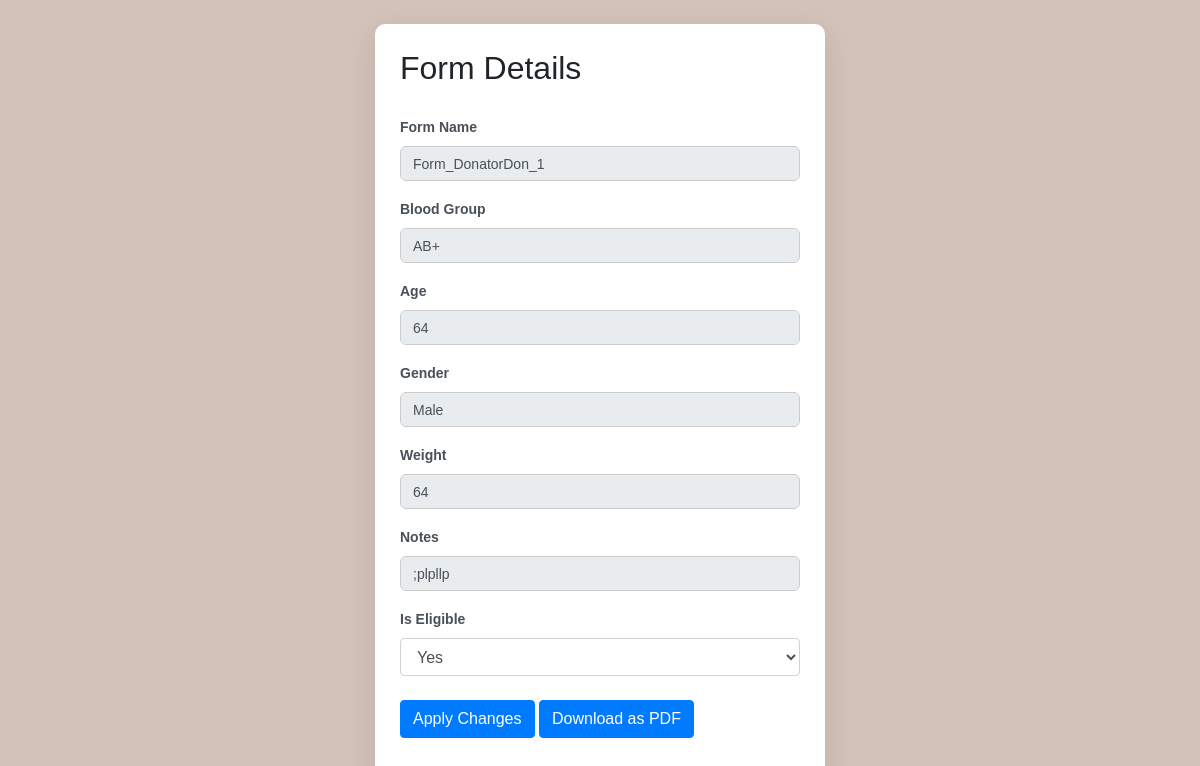
The page /view/form/1 on the database its author committed.
### models/eligibility_form.py (models this page shows)
class EligibilityForm(db.Model):
    __tablename__ = 'EligibilityForm'
    FormID = db.Column(db.Integer, primary_key=True, autoincrement=True)
    DonorID = db.Column(db.Integer, db.ForeignKey('Donor.DonorID', ondelete='CASCADE'))
    FormName = db.Column(db.String(50), nullable=False)
    BloodGroup = db.Column(db.String(5), nullable=False)
    Age = db.Column(db.Integer, nullable=False)
    Gender = db.Column(db.String(10), nullable=False)
    Weight = db.Column(db.Integer, nullable=False)
    Notes = db.Column(db.Text, nullable=False)
    IsEligible = db.Column(db.Boolean, default=True)
    donor = db.relationship('Donor', backref='eligibility_forms', lazy=True)

### controllers/formular_controller.py (the view)
    @app.route('/view/form/<int:id>', methods=['GET'])
    def form_details(id: int):
        form = EligibilityForm.query.get_or_404(id)
        return render_template('assistant/form_view.html', form=form)

### templates/assistant/form_view.html (shortened to what this page needs)
<!DOCTYPE html>
<html lang="en">
<head>
    <link rel="stylesheet" href="https://stackpath.bootstrapcdn.com/bootstrap/4.5.2/css/bootstrap.min.css">
    <link rel="stylesheet" href="/static/styles.css">
</head>
<body>
    <div class="container mt-4">
        <h2>Form Details</h2>
        <form method="POST" action="/update/form/{{ form.FormID }}">
            <label for="form_name">Form Name</label>
            <input type="text" id="form_name" name="form_name" value="{{ form.FormName }}" class="form-control mb-3" readonly>
            <label for="blood_group">Blood Group</label>
            <input type="text" id="blood_group" name="blood_group" value="{{ form.BloodGroup }}" class="form-control mb-3" readonly>
            <label for="age">Age</label>
            <input type="number" id="age" name="age" value="{{ form.Age }}" class="form-control mb-3" readonly>
            <label for="gender">Gender</label>
            <input type="text" id="gender" name="gender" value="{{ form.Gender }}" class="form-control mb-3" readonly>
            <label for="weight">Weight</label>
            <input type="number" id="weight" name="weight" value="{{ form.Weight }}" class="form-control mb-3" readonly>
            <label for="notes">Notes</label>
            <input type="text" id="notes" name="notes" value="{{ form.Notes }}" class="form-control mb-3" readonly>
            <label for="eligibility">Is Eligible</label>
            <select id="eligibility" name="eligibility" class="form-control mb-3" required>
                <option value="true" {% if form.IsEligible %}selected{% endif %}>Yes</option>
            </select>
            <div class="mt-4">
                <button type="submit" class="btn btn-primary">Apply Changes</button>
                <a href="/form/download/{{ form.FormID }}" class="btn btn-primary">Download as PDF</a>
            </div>
        </form>
    </div>
</body>
</html>

### static/styles.css (style rules this page uses)
body { font-family: Arial, sans-serif; background-color: #d3c2b8; margin: 0; padding: 0; }
.container { max-width: 450px; margin: 50px auto; padding: 25px; background-color: #ffffff; border-radius: 10px; box-shadow: 0 10px 30px rgba(0, 0, 0, 0.1); overflow: hidden; }
input[type="text"], input[type="email"], input[type="password"], input[type="number"], select { width: 100%; padding: 12px; border-radius: 6px; border: 1px solid #ccc; background-color: #f8f9fa; font-size: 14px; transition: border-color 0.3s ease, box-shadow 0.3s ease; margin-bottom: 20px; }
select { height: 40px; }
form { padding: 20px 0; }
label { font-size: 14px; font-weight: 600; margin-bottom: 8px; color: #495057; }
input { border-radius: 8px; }

### rows shown on the page
EligibilityForm: form_name "Form_DonatorDon_1", blood_group "AB+", age "64", gender "Male", weight "64", notes ";plpllp", eligibility "Yes"
